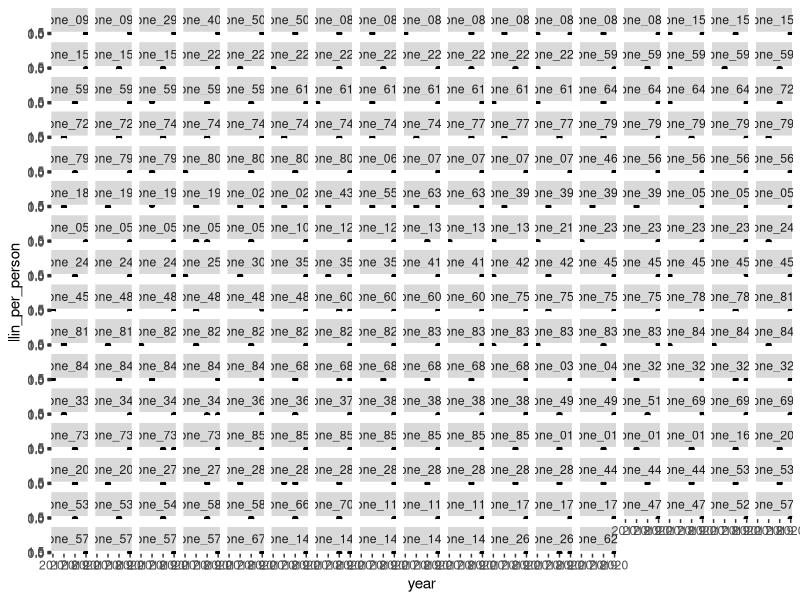
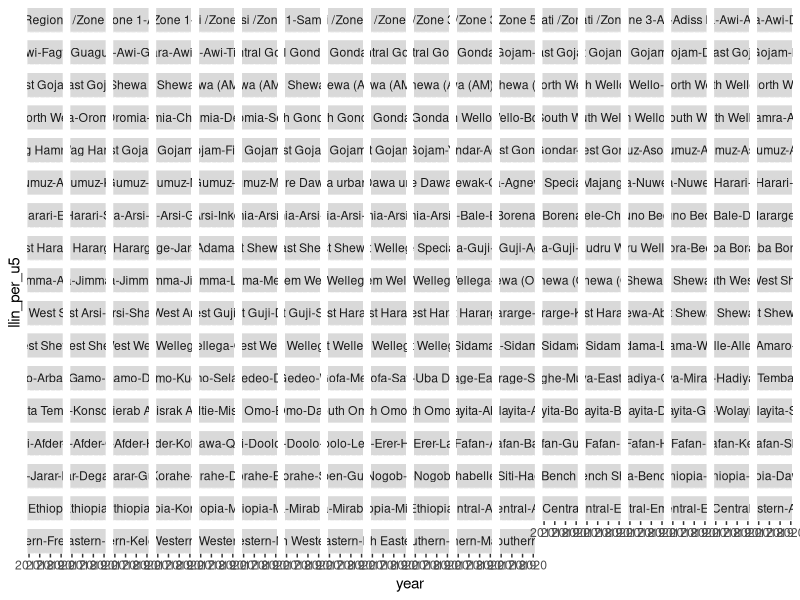
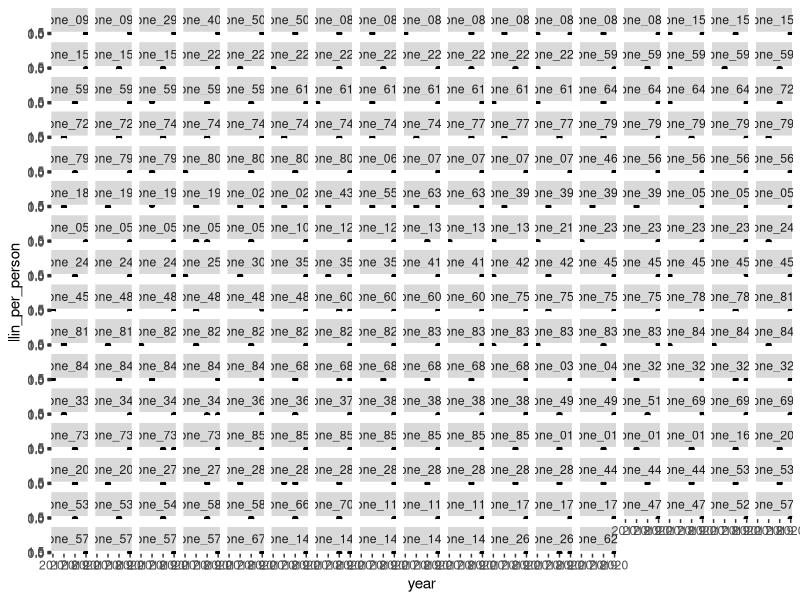
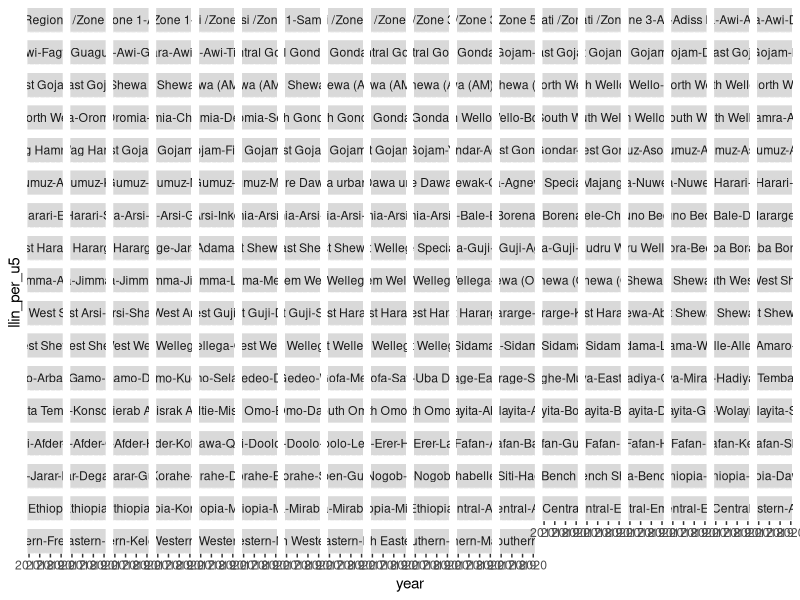

The R script that drew these images, in order: (Note: a time limit stopped this script after it produced the figures.)
## ---- chunk 1
library(tidyverse)
library(lubridate)

## ---- chunk 2
mass_llin_dist<- read_csv("data/llin_mass_2017_2020.csv") 
population<- read_csv("data/pop_2017_2020.csv")

## ---- chunk 3
### convert mass LLIN data into long format
mass_llin_long<- 
  mass_llin_dist |>
  pivot_longer(cols = contains("llin"),
               names_to = "year_txt", 
               values_to = "llin") |>
  mutate(year = as.numeric(substr(year_txt,6,9))) |>
  dplyr::select(-year_txt)

### convert population data into long format
population_long<- population |>
  pivot_longer(cols = contains("pop"),
               names_to = "year_txt",
               values_to = "pop")|>
  mutate(year = as.numeric(substr(year_txt,5,8))) |>
  dplyr::select(-year_txt)

### join the two and generate llin per person
  mllin_pop = mass_llin_long |>
  left_join(population_long,
            by = c("region",
                   "zone",
                   "district",
                   "year")) |>
    mutate(llin_per_person  = llin/pop)


### visualize
mllin_pop|> 
    filter(llin_per_person>0) |>
    ggplot(aes(x=year, y = llin_per_person)) +
    facet_wrap (~ paste0(region, "-", zone, "-", district)) +
    geom_point()
  
  ggsave(filename = "plots/llin_mass.tiff",
         width = 8, height = 10, compression = "lzw")

## ---- chunk 4

library(tidyverse)
library(lubridate)

## ---- chunk 5
routine_llin_dist<- read_csv("data/llin_routine_2017_2020.csv") 
population<- read_csv("data/pop_2017_2020.csv")

## ---- chunk 6
### convert routine LLIN data into long format
routine_llin_long<- routine_llin_dist |>
  pivot_longer(cols = contains("llin"),
               names_to = "program",
               values_to = "llin")

### convert population data into long format
population_long<- population |>
  pivot_longer(cols = contains("pop"),
               names_to = "year_txt", 
               values_to = "pop") |>
  mutate(year = as.numeric(substr(year_txt,5,8))) |>
  dplyr::select(-year_txt)


### join the two and generate llin per person

rllin_pop <-   routine_llin_long |>
  left_join(population_long,
            by = c("region",
                   "zone",
                   "district",
                   "year")) |>
  group_by(region, zone, district, year) |>
  summarise(rllin = sum(llin, na.rm=T),
            population = mean(pop)) |>
  ungroup() |>
  mutate(llin_per_u5  = rllin/population * 5)  # assuming U5 a fifth of pop.

## visualize
rllin_pop|> 
  ggplot(aes(x=year, 
             y = llin_per_u5)) +
  facet_wrap (~ paste0(region, "-", 
                       zone, "-", district)) +
  geom_point()
  
 ggsave(filename = "plots/llin_routine.tiff",
       width = 8, height = 10, compression = "lzw") 

## ---- chunk 7
### increment to the proportion with access to LLIN
llin_access<- mllin_pop |>
  left_join(rllin_pop,
            by = c("region", "zone", "district", "year")) |>
  mutate(total_llin = llin + rllin) |>
  mutate(llin_per_person = total_llin/population) |>
  mutate(inc_prop_access = llin_per_person*1.8) |>
  dplyr::select(region, zone, district, year, total_llin, llin_per_person,
                inc_prop_access)

## visualize
llin_access|> 
  ggplot(aes(x=year, y = inc_prop_access)) +
  facet_wrap (~ paste0(region, "-", zone, "-", district)) +
  geom_point()

ggsave(filename = "plots/llin_access_increment.tiff",
       width = 8, height = 10, compression = "lzw")  
